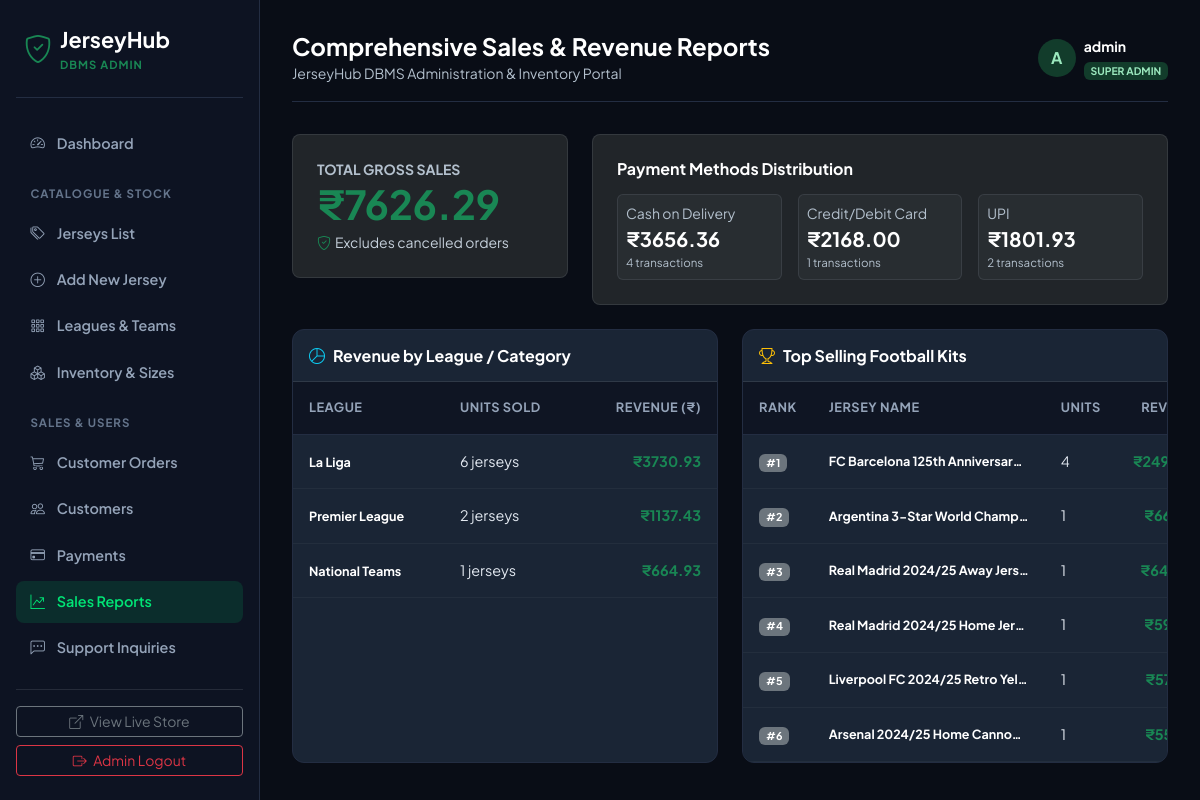
Page /admin/sales (signed in) on the committed database.
### models.py (models this page shows, shortened)
class User(UserMixin, db.Model):
    __tablename__ = 'users'
    id = db.Column(db.Integer, primary_key=True)
    username = db.Column(db.String(80), unique=True, nullable=False, index=True)
    email = db.Column(db.String(120), unique=True, nullable=False, index=True)
    password_hash = db.Column(db.String(255), nullable=False)
    full_name = db.Column(db.String(120), nullable=True)
    phone = db.Column(db.String(25), nullable=True)
    address = db.Column(db.Text, nullable=True)
    city = db.Column(db.String(80), nullable=True)
    state = db.Column(db.String(80), nullable=True)
    postal_code = db.Column(db.String(20), nullable=True)
    country = db.Column(db.String(80), default='India')
    is_admin = db.Column(db.Boolean, default=False, nullable=False)
    is_active = db.Column(db.Boolean, default=True, nullable=False)
    created_at = db.Column(db.DateTime, default=datetime.utcnow)
    orders = db.relationship('Order', backref='customer', lazy='dynamic', cascade='all, delete-orphan')
    cart_items = db.relationship('CartItem', backref='user', lazy='dynamic', cascade='all, delete-orphan')
    reviews = db.relationship('Review', backref='author', lazy='dynamic', cascade='all, delete-orphan')

class Payment(db.Model):
    __tablename__ = 'payments'
    id = db.Column(db.Integer, primary_key=True)
    order_id = db.Column(db.Integer, db.ForeignKey('orders.id', ondelete='CASCADE'), nullable=False, unique=True)
    transaction_id = db.Column(db.String(100), unique=True, nullable=False, index=True)
    payment_method = db.Column(db.String(50), nullable=False) # 'Credit/Debit Card', 'UPI', 'PayPal', 'Cash on Delivery'
    amount = db.Column(db.Numeric(10, 2), nullable=False)
    payment_status = db.Column(db.String(30), default='Completed', nullable=False) # 'Completed', 'Pending', 'Failed'
    payment_details = db.Column(db.Text, nullable=True)
    paid_at = db.Column(db.DateTime, default=datetime.utcnow)

class Category(db.Model):
    __tablename__ = 'categories'
    id = db.Column(db.Integer, primary_key=True)
    name = db.Column(db.String(100), unique=True, nullable=False)
    slug = db.Column(db.String(100), unique=True, nullable=False, index=True)
    description = db.Column(db.Text, nullable=True)
    image_url = db.Column(db.String(500), nullable=True)
    display_order = db.Column(db.Integer, default=0)
    created_at = db.Column(db.DateTime, default=datetime.utcnow)
    teams = db.relationship('Team', backref='category', lazy='dynamic', cascade='all, delete-orphan')
    products = db.relationship('Product', backref='category', lazy='dynamic')

### routes/admin.py (the view)
@admin_bp.route('/sales')
@admin_required
def sales():
    category_revenue = db.session.query(
        Category.name,
        func.coalesce(func.sum(OrderItem.total_price), 0).label('revenue'),
        func.coalesce(func.sum(OrderItem.quantity), 0).label('units')
    ).join(Product, Product.category_id == Category.id)\
     .join(OrderItem, OrderItem.product_id == Product.id)\
     .join(Order, OrderItem.order_id == Order.id)\
     .filter(Order.status != 'Cancelled')\
     .group_by(Category.name)\
     .order_by(desc('revenue')).all()
    bestsellers = db.session.query(
        OrderItem.product_name,
        func.sum(OrderItem.quantity).label('units_sold'),
        func.sum(OrderItem.total_price).label('revenue')
    ).join(Order, OrderItem.order_id == Order.id)\
     .filter(Order.status != 'Cancelled')\
     .group_by(OrderItem.product_name)\
     .order_by(desc('revenue'))\
     .limit(10).all()
    method_breakdown = db.session.query(
        Payment.payment_method,
        func.count(Payment.id).label('count'),
        func.sum(Payment.amount).label('total')
    ).group_by(Payment.payment_method).all()
    total_gross = db.session.query(func.coalesce(func.sum(Order.total_amount), 0)).filter(Order.status != 'Cancelled').scalar()
    return render_template(
        'admin/sales.html',
        category_revenue=category_revenue,
        bestsellers=bestsellers,
        method_breakdown=method_breakdown,
        total_gross=float(total_gross)
    )

### models.py (called while the page is built)
@login_manager.user_loader
def load_user(user_id):
    return db.session.get(User, int(user_id))

### routes/admin.py (called while the page is built)
@admin_bp.after_request
def prevent_admin_page_caching(response):
    response.headers['Cache-Control'] = 'no-store, no-cache, must-revalidate, private'
    response.headers['Pragma'] = 'no-cache'
    response.headers['Expires'] = '0'
    return response

def admin_required(f):
    @wraps(f)
    def decorated_function(*args, **kwargs):
        if not current_user.is_authenticated:
            return redirect(url_for('admin.login', next=request.url))
        if not current_user.is_admin:
            flash('Access denied. Administrator privileges required.', 'danger')
            return redirect(url_for('main.home'))
        return f(*args, **kwargs)
    return decorated_function

### templates/admin/sales.html (shortened to what this page needs)
{% extends 'admin/base.html' %}
{% block page_title %}Comprehensive Sales & Revenue Reports{% endblock %}
{% block content %}
<div class="row g-4 mb-4">
  <div class="col-md-6 col-lg-4">
    <div class="card bg-dark border-secondary border-opacity-25 rounded-3 p-4">
      <span class="text-muted small text-uppercase fw-bold">Total Gross Sales</span>
      <h2 class="display-6 fw-bold text-success mb-1">₹{{ "%.2f"|format(total_gross) }}</h2>
      <span class="text-white-50 small"><i class="bi bi-shield-check text-success me-1"></i>Excludes cancelled orders</span>
    </div>
  </div>
  <div class="col-md-6 col-lg-8">
    <div class="card bg-dark border-secondary border-opacity-25 rounded-3 p-4">
      <h6 class="fw-bold text-white mb-3">Payment Methods Distribution</h6>
      <div class="row g-3">
        {% for m in method_breakdown %}
          <div class="col-sm-4">
            <div class="p-2 rounded bg-secondary bg-opacity-10 border border-secondary border-opacity-25">
              <span class="text-muted small d-block">{{ m.payment_method }}</span>
              <strong class="text-white fs-5">₹{{ "%.2f"|format(m.total) }}</strong>
              <div class="text-muted" style="font-size: 0.72rem;">{{ m.count }} transactions</div>
            </div>
          </div>
        {% endfor %}
      </div>
    </div>
  </div>
</div>
<div class="row g-4">
  <div class="col-lg-6">
    <div class="admin-table h-100">
      <div class="p-3 border-bottom border-secondary border-opacity-25">
        <h6 class="fw-bold text-white mb-0"><i class="bi bi-pie-chart text-info me-2"></i>Revenue by League / Category</h6>
      </div>
      <div class="table-responsive">
        <table class="table mb-0 align-middle">
          <thead>
            <tr>
              <th>League</th>
              <th>Units Sold</th>
              <th class="text-end">Revenue (₹)</th>
            </tr>
          </thead>
          <tbody>
            {% for cr in category_revenue %}
              <tr>
                <td><strong class="text-white small">{{ cr.name }}</strong></td>
                <td>{{ cr.units }} jerseys</td>
                <td class="text-end fw-bold text-success">₹{{ "%.2f"|format(cr.revenue) }}</td>
              </tr>
            {% else %}
              <tr>
                <td colspan="3" class="text-center py-4 text-muted">No sales recorded yet.</td>
              </tr>
            {% endfor %}
          </tbody>
        </table>
      </div>
    </div>
  </div>
  <div class="col-lg-6">
    <div class="admin-table h-100">
      <div class="p-3 border-bottom border-secondary border-opacity-25">
        <h6 class="fw-bold text-white mb-0"><i class="bi bi-trophy text-warning me-2"></i>Top Selling Football Kits</h6>
      </div>
      <div class="table-responsive">
        <table class="table mb-0 align-middle">
          <thead>
            <tr>
              <th>Rank</th>
              <th>Jersey Name</th>
              <th>Units</th>
              <th class="text-end">Revenue</th>
            </tr>
          </thead>
          <tbody>
            {% for b in bestsellers %}
              <tr>
                <td><span class="badge bg-secondary">#{{ loop.index }}</span></td>
                <td>
                  <span class="text-white small fw-bold text-truncate d-block" style="max-width: 200px;">{{ b.product_name }}</span>
                </td>
                <td>{{ b.units_sold }}</td>
                <td class="text-end fw-bold text-success">₹{{ "%.2f"|format(b.revenue) }}</td>
              </tr>
            {% else %}
              <tr>
                <td colspan="4" class="text-center py-4 text-muted">No sales recorded yet.</td>
              </tr>
            {% endfor %}
          </tbody>
        </table>
      </div>
    </div>
  </div>
</div>
{% endblock %}

### templates/admin/base.html (shortened to what this page needs)
<!DOCTYPE html>
<html lang="en">
<head>
  <link href="https://cdn.jsdelivr.net/npm/bootstrap@5.3.3/dist/css/bootstrap.min.css" rel="stylesheet">
  <link href="https://cdn.jsdelivr.net/npm/bootstrap-icons@1.11.3/font/bootstrap-icons.min.css" rel="stylesheet">
  <link rel="stylesheet" href="{{ url_for('static', filename='css/admin.css') }}">
</head>
<body class="admin-body">
  <aside class="admin-sidebar">
    <a href="{{ url_for('admin.dashboard') }}" class="admin-brand">
      <i class="bi bi-shield-check text-success fs-3"></i>
      <div>
        <div class="fw-bold">JerseyHub</div>
        <div class="text-success small" style="font-size: 0.7rem; font-weight: 700; letter-spacing: 1px;">DBMS ADMIN</div>
      </div>
    </a>
    <ul class="admin-nav flex-grow-1">
      <li class="admin-nav-item">
        <a href="{{ url_for('admin.dashboard') }}" class="{% if request.endpoint == 'admin.dashboard' %}active{% endif %}">
          <i class="bi bi-speedometer2"></i> Dashboard
        </a>
      </li>
      <li class="admin-nav-section-title">Catalogue & Stock</li>
      <li class="admin-nav-item">
        <a href="{{ url_for('admin.products') }}" class="{% if request.endpoint in ['admin.products', 'admin.edit_product'] %}active{% endif %}">
          <i class="bi bi-tags"></i> Jerseys List
        </a>
      </li>
      <li class="admin-nav-item">
        <a href="{{ url_for('admin.add_product') }}" class="{% if request.endpoint == 'admin.add_product' %}active{% endif %}">
          <i class="bi bi-plus-circle"></i> Add New Jersey
        </a>
      </li>
      <li class="admin-nav-item">
        <a href="{{ url_for('admin.categories') }}" class="{% if request.endpoint == 'admin.categories' %}active{% endif %}">
          <i class="bi bi-grid-3x3-gap"></i> Leagues & Teams
        </a>
      </li>
      <li class="admin-nav-item">
        <a href="{{ url_for('admin.inventory') }}" class="{% if request.endpoint == 'admin.inventory' %}active{% endif %}">
          <i class="bi bi-boxes"></i> Inventory & Sizes
        </a>
      </li>
      <li class="admin-nav-section-title">Sales & Users</li>
      <li class="admin-nav-item">
        <a href="{{ url_for('admin.orders') }}" class="{% if request.endpoint in ['admin.orders', 'admin.order_detail'] %}active{% endif %}">
          <i class="bi bi-cart3"></i> Customer Orders
        </a>
      </li>
      <li class="admin-nav-item">
        <a href="{{ url_for('admin.customers') }}" class="{% if request.endpoint == 'admin.customers' %}active{% endif %}">
          <i class="bi bi-people"></i> Customers
        </a>
      </li>
      <li class="admin-nav-item">
        <a href="{{ url_for('admin.payments') }}" class="{% if request.endpoint == 'admin.payments' %}active{% endif %}">
          <i class="bi bi-credit-card"></i> Payments
        </a>
      </li>
      <li class="admin-nav-item">
        <a href="{{ url_for('admin.sales') }}" class="{% if request.endpoint == 'admin.sales' %}active{% endif %}">
          <i class="bi bi-graph-up-arrow"></i> Sales Reports
        </a>
      </li>
      <li class="admin-nav-item">
        <a href="{{ url_for('admin.messages') }}" class="{% if request.endpoint == 'admin.messages' %}active{% endif %}">
          <i class="bi bi-chat-left-dots"></i> Support Inquiries
        </a>
      </li>
    </ul>
    <div class="pt-3 border-top border-secondary border-opacity-25 mt-auto">
      <a href="{{ url_for('main.home') }}" class="btn btn-sm btn-outline-secondary w-100 mb-2" target="_blank">
        <i class="bi bi-box-arrow-up-right me-1"></i> View Live Store
      </a>
      <a href="{{ url_for('admin.logout') }}" class="btn btn-sm btn-outline-danger w-100">
        <i class="bi bi-box-arrow-right me-1"></i> Admin Logout
      </a>
    </div>
  </aside>
  <main class="admin-main">
    <header class="admin-topbar">
      <div>
        <h4 class="fw-bold text-white mb-0">{% block page_title %}Dashboard Overview{% endblock %}</h4>
        <span class="text-muted small">JerseyHub DBMS Administration & Inventory Portal</span>
      </div>
      <div class="d-flex align-items-center gap-3">
        <div class="d-flex align-items-center gap-2">
          <div class="rounded-circle bg-success text-dark fw-bold d-flex align-items-center justify-content-center" style="width: 38px; height: 38px;">
            A
          </div>
          <div>
            <div class="fw-bold text-white small">{{ current_user.username }}</div>
            <span class="badge bg-success text-dark" style="font-size: 0.65rem;">SUPER ADMIN</span>
          </div>
        </div>
      </div>
    </header>
    {% block content %}{% endblock %}
  </main>
</body>
</html>

### static/css/admin.css (style rules this page uses)
:root { --admin-sidebar-w: 260px; --admin-bg: #090d16; --admin-card: #131a29; --admin-border: #232d42; --admin-accent: #00e676; }
body.admin-body { background-color: var(--admin-bg); color: #e2e8f0; font-family: 'Plus Jakarta Sans', system-ui, -apple-system, sans-serif; overflow-x: hidden; }
.admin-body .text-muted { color: #b3c0cd !important; }
.admin-body .text-white-50 { color: #c5d0db !important; }
.admin-body .text-dark { color: #e2e8f0 !important; }
.admin-body .bg-success.text-dark { background-color: #123c2b !important; border-color: #1c6847 !important; color: #9be8be !important; }
.admin-sidebar { width: var(--admin-sidebar-w); height: 100vh; position: fixed; top: 0; left: 0; background-color: #0d1322; border-right: 1px solid var(--admin-border); padding: 1.5rem 1rem; display: flex; flex-direction: column; z-index: 1000; overflow-y: auto; }
.admin-brand { font-size: 1.35rem; font-weight: 800; color: #fff; text-decoration: none; display: flex; align-items: center; gap: 8px; padding: 0 0.5rem 1.5rem; border-bottom: 1px solid var(--admin-border); margin-bottom: 1.5rem; }
.admin-nav { list-style: none; padding: 0; margin: 0; display: flex; flex-direction: column; gap: 4px; }
.admin-nav-item a { display: flex; align-items: center; gap: 12px; padding: 0.65rem 0.9rem; border-radius: 8px; color: #94a3b8; text-decoration: none; font-size: 0.9rem; font-weight: 600; transition: all 0.2s; }
.admin-nav-item a:hover, .admin-nav-item a.active { background-color: rgba(0, 230, 118, 0.12); color: var(--admin-accent); }
.admin-nav-section-title { font-size: 0.72rem; text-transform: uppercase; color: #64748b; font-weight: 700; letter-spacing: 1px; padding: 1rem 0.9rem 0.4rem; }
.admin-main { margin-left: var(--admin-sidebar-w); padding: 2rem; min-height: 100vh; }
.admin-topbar { display: flex; justify-content: space-between; align-items: center; margin-bottom: 2rem; padding-bottom: 1rem; border-bottom: 1px solid var(--admin-border); }
.admin-table { background: #1a2535; border: 1px solid var(--admin-border); border-radius: 12px; overflow: hidden; }
.admin-table table { margin-bottom: 0; color: #e2e8f0; --bs-table-color: #e2e8f0; --bs-table-bg: #1a2535; }
.admin-table th { background: #0f1523; color: #94a3b8; font-weight: 700; font-size: 0.8rem; text-transform: uppercase; letter-spacing: 0.5px; padding: 1rem; border-bottom: 1px solid var(--admin-border); }
.admin-table td { padding: 1rem; vertical-align: middle; border-bottom: 1px solid rgba(255,255,255,0.04); font-size: 0.9rem; }

### rows in the picture
User: username "admin"
Payment: payment_method "Credit/Debit Card", total "2168.00", count "1"
Category: name "La Liga", units "6", revenue "3730.93"
Category: name "Premier League", units "2", revenue "1137.43"
Category: name "National Teams", units "1", revenue "664.93"

### other values in the picture
{{ "%.2f"|format(total_gross) }} "7626.29"
{{ m.payment_method }} "Cash on Delivery" "UPI"
{{ "%.2f"|format(m.total) }} "3656.36" "1801.93"
{{ m.count }} "4" "2"
{{ b.product_name }} "FC Barcelona 125th Anniversar…" "Argentina 3-Star World Champ…" "Real Madrid 2024/25 Away Jers…" "Real Madrid 2024/25 Home Jer…" "Liverpool FC 2024/25 Retro Yel…" "Arsenal 2024/25 Home Canno…"
{{ b.units_sold }} "4" "1" "1" "1" "1" "1"
